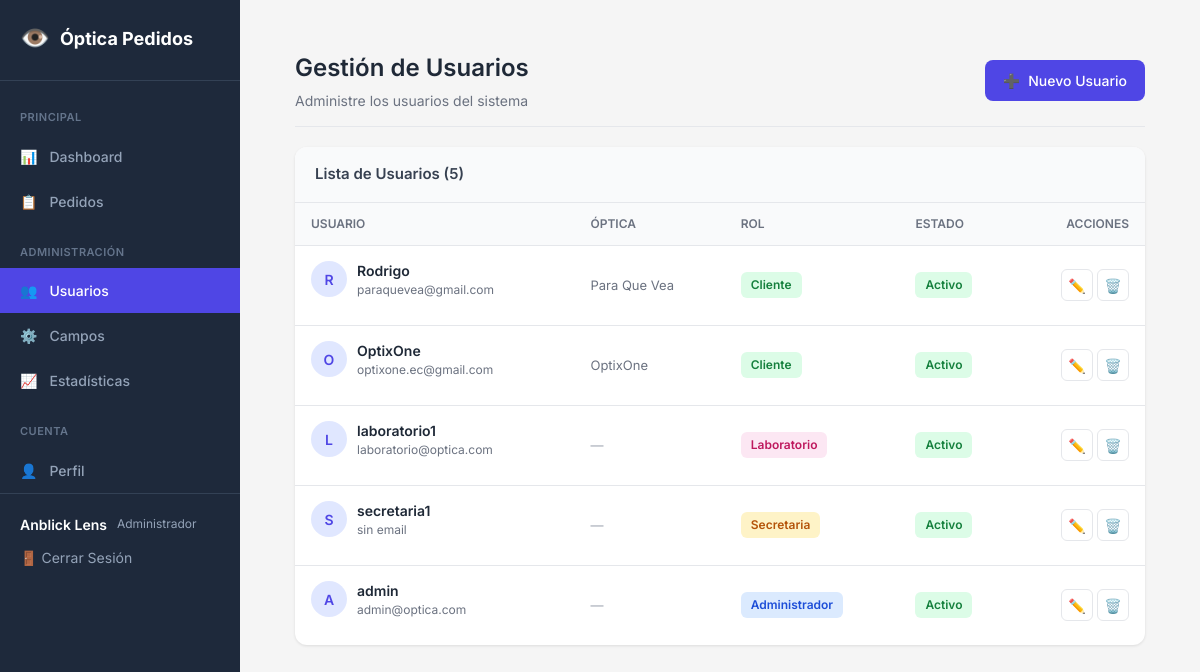
Screenshot of /gestion/usuarios/ (signed in) with the database file from the repository.
### pedidos/models.py (models this page shows, shortened)
class Usuario(AbstractUser):
    rol = models.CharField('Rol', max_length=20, choices=Rol.choices, default=Rol.CLIENTE)
    nombre_optica = models.CharField('Nombre de Óptica', max_length=200, blank=True)
    ciudad_optica = models.CharField('Ciudad', max_length=100, blank=True)
    ruc_optica = models.CharField('RUC', max_length=20, blank=True)
    vendedor_optica = models.CharField('Vendedor', max_length=100, blank=True)
    telefono_optica = models.CharField('Teléfono', max_length=20, blank=True)
    logo = models.ImageField('Logo', upload_to='logos/', blank=True, null=True)
    objects = UsuarioManager()
    class Meta:
        verbose_name = 'Usuario'
        verbose_name_plural = 'Usuarios'
    def es_admin(self):
        return self.rol == Rol.ADMIN

### pedidos/views.py (the view)
# urls.py: path('gestion/usuarios/', views.admin_usuarios, name='admin_usuarios'),
@login_required
def admin_usuarios(request):
    if not request.user.es_admin():
        return redirect('dashboard')
    usuarios = Usuario.objects.all().order_by('-date_joined')
    paginator = Paginator(usuarios, 30)
    page_number = request.GET.get('page')
    page_obj = paginator.get_page(page_number)
    contexto = {'page_obj': page_obj, 'usuarios': page_obj, 'usuario': request.user}
    return render(request, 'pedidos/admin/usuarios.html', contexto)

### templates/pedidos/admin/usuarios.html (shortened to what this page needs)
{% extends 'base.html' %}
{% block content %}
<nav class="sidebar">
    <a href="{% url 'dashboard' %}" class="sidebar-brand">
        <span>👁️</span> Óptica Pedidos
    </a>
    <div class="sidebar-menu">
        <div class="menu-title">Principal</div>
        <a href="{% url 'dashboard' %}" class="menu-link {% if request.path == '/' %}active{% endif %}">
            <span>📊</span> Dashboard
        </a>
        <a href="{% url 'pedido_list' %}" class="menu-link {% if 'pedidos' in request.path and 'nuevo' not in request.path %}active{% endif %}">
            <span>📋</span> Pedidos
        </a>
        {% if usuario.es_admin %}
        <div class="menu-title">Administración</div>
        <a href="{% url 'admin_usuarios' %}" class="menu-link {% if 'usuarios' in request.path %}active{% endif %}">
            <span>👥</span> Usuarios
        </a>
        <a href="{% url 'admin_campos' %}" class="menu-link {% if 'campos' in request.path %}active{% endif %}">
            <span>⚙️</span> Campos
        </a>
        <a href="{% url 'admin_estadisticas' %}" class="menu-link {% if 'estadisticas' in request.path %}active{% endif %}">
            <span>📈</span> Estadísticas
        </a>
        {% endif %}
        <div class="menu-title">Cuenta</div>
        <a href="{% url 'perfil' %}" class="menu-link {% if 'perfil' in request.path %}active{% endif %}">
            <span>👤</span> Perfil
        </a>
    </div>
    <div class="sidebar-footer">
        <div class="user-info">
            <div class="user-name">{{ usuario.get_full_name|default:usuario.username }}</div>
            <div class="user-role">{{ usuario.get_rol_display }}</div>
        </div>
        <a href="{% url 'logout' %}" class="btn-logout">🚪 Cerrar Sesión</a>
    </div>
</nav>
<main class="main">
    <div class="admin-page">
        <div class="admin-header">
            <div>
                <h1 class="admin-title">Gestión de Usuarios</h1>
                <p class="admin-subtitle">Administre los usuarios del sistema</p>
            </div>
            <a href="{% url 'admin_usuario_create' %}" class="btn-new">
                <span>➕</span> Nuevo Usuario
            </a>
        </div>
        <div class="admin-card">
            <div class="admin-card-header">
                <h5 class="admin-card-title">Lista de Usuarios ({{ page_obj.paginator.count }})</h5>
            </div>
            {% if page_obj %}
            <div class="table-container">
                <table class="admin-table">
                    <thead>
                        <tr>
                            <th>Usuario</th>
                            <th>Óptica</th>
                            <th>Rol</th>
                            <th>Estado</th>
                            <th style="text-align: right;">Acciones</th>
                        </tr>
                    </thead>
                    <tbody>
                        {% for usuario in page_obj %}
                        <tr>
                            <td>
                                <div class="user-info">
                                    <div class="user-avatar">{{ usuario.username|slice:":1"|upper }}</div>
                                    <div>
                                        <div class="user-name" style="color: #1f2937 !important;">{{ usuario.username }}</div>
                                        <div class="user-email">{{ usuario.email|default:"sin email" }}</div>
                                    </div>
                                </div>
                            </td>
                            <td>
                                {% if usuario.nombre_optica %}
                                <span class="optica-text">{{ usuario.nombre_optica }}</span>
                                {% else %}
                                <span class="optica-text" style="color: #9ca3af;">—</span>
                                {% endif %}
                            </td>
                            <td>
                                <span class="badge badge-{{ usuario.rol|lower }}">{{ usuario.get_rol_display }}</span>
                            </td>
                            <td>
                                {% if usuario.is_active %}
                                <span class="badge badge-activo">Activo</span>
                                {% else %}
                                <span class="badge badge-inactivo">Inactivo</span>
                                {% endif %}
                            </td>
                            <td style="text-align: right;">
                                <a href="{% url 'admin_usuario_edit' usuario.pk %}" class="btn-action" title="Editar">
                                    ✏️
                                </a>
                                <a href="{% url 'admin_usuario_delete' usuario.pk %}" class="btn-action btn-delete" title="Eliminar">
                                    🗑️
                                </a>
                            </td>
                        </tr>
                        {% endfor %}
                    </tbody>
                </table>
            </div>
            {% else %}
            <div class="empty-state">
                <div class="empty-icon">👥</div>
                <div class="empty-title">No hay usuarios</div>
                <div class="empty-text">Cree el primer usuario del sistema</div>
            </div>
            {% endif %}
        </div>
    </div>
</main>
{% endblock %}

### templates/pedidos/admin/usuarios.html (style rules this page uses)
.admin-page { padding: 20px 25px; }
.admin-header { display: flex; justify-content: space-between; align-items: center; margin-bottom: 20px; padding-bottom: 15px; border-bottom: 1px solid #e5e7eb; }
.admin-title { font-size: 1.5rem; font-weight: 600; color: #1f2937; margin: 0; }
.admin-subtitle { font-size: 0.875rem; color: #6b7280; margin-top: 4px; }
.btn-new { display: inline-flex; align-items: center; gap: 8px; padding: 10px 18px; background: #4f46e5; color: white; border: none; border-radius: 8px; font-weight: 500; font-size: 14px; text-decoration: none; transition: background 0.2s; }
.admin-card { background: white; border-radius: 12px; box-shadow: 0 1px 3px rgba(0,0,0,0.1); overflow: hidden; }
.admin-card-header { display: flex; justify-content: space-between; align-items: center; padding: 16px 20px; border-bottom: 1px solid #e5e7eb; background: #f9fafb; }
.admin-card-title { font-size: 15px; font-weight: 600; color: #374151; margin: 0; }
.table-container { overflow-x: auto; }
.admin-table { width: 100%; border-collapse: collapse; }
.admin-table th { padding: 12px 16px; text-align: left; font-size: 12px; font-weight: 600; color: #6b7280; text-transform: uppercase; background: #f9fafb; border-bottom: 1px solid #e5e7eb; }
.admin-table td { padding: 14px 16px; font-size: 14px; color: #1f2937; border-bottom: 1px solid #e5e7eb; }
.admin-table tr:last-child td { border-bottom: none; }
.user-info { display: flex; align-items: center; gap: 10px; }
.user-avatar { width: 36px; height: 36px; border-radius: 50%; background: #e0e7ff; color: #4f46e5; display: flex; align-items: center; justify-content: center; font-weight: 600; font-size: 14px; }
.user-name { font-weight: 600; color: #1f2937; }
.user-email { font-size: 12px; color: #6b7280; }
.badge { display: inline-flex; align-items: center; padding: 4px 10px; border-radius: 9999px; font-size: 12px; font-weight: 500; }
.badge-admin { background: #dbeafe; color: #1d4ed8; }
.badge-cliente { background: #dcfce7; color: #15803d; }
.badge-secretaria { background: #fef3c7; color: #b45309; }
.badge-laboratorio { background: #fce7f3; color: #be185d; }
.badge-activo { background: #dcfce7; color: #15803d; }
.optica-text { font-size: 13px; color: #6b7280; }
.btn-action { display: inline-flex; align-items: center; justify-content: center; width: 32px; height: 32px; border-radius: 6px; border: 1px solid #e5e7eb; background: white; color: #6b7280; text-decoration: none; transition: all 0.2s; }

### templates/base.html (style rules this page uses)
*, *::before, *::after { margin: 0; padding: 0; box-sizing: border-box; }
html { height: 100%; }
body { font-family: 'Inter', -apple-system, BlinkMacSystemFont, sans-serif; background: #f5f5f5; color: #1f2937; line-height: 1.5; }
.sidebar { width: 240px; background: #1e293b; color: white; padding: 20px 0; position: fixed; height: 100vh; overflow-y: auto; transition: transform 0.3s ease; z-index: 100; }
.sidebar-brand { display: flex; align-items: center; gap: 10px; padding: 0 20px 24px; font-size: 18px; font-weight: 700; color: white; text-decoration: none; border-bottom: 1px solid #334155; margin-bottom: 8px; }
.sidebar-brand span { font-size: 24px; }
.menu-title { padding: 20px 20px 8px; font-size: 11px; font-weight: 600; text-transform: uppercase; letter-spacing: 0.5px; color: #64748b; }
.menu-link { display: flex; align-items: center; gap: 12px; padding: 12px 20px; color: #94a3b8; text-decoration: none; font-size: 14px; font-weight: 500; transition: all 0.2s; }
.menu-link.active { background: #4f46e5; color: white; }
.sidebar-footer { padding: 20px; border-top: 1px solid #334155; }
.sidebar-footer a { color: #94a3b8; text-decoration: none; font-size: 14px; }
.main { flex: 1; margin-left: 240px; padding: 30px; transition: margin-left 0.3s ease; }
.badge { display: inline-flex; padding: 4px 10px; font-size: 12px; font-weight: 600; border-radius: 6px; }
.user-info { margin-bottom: 12px; }
.user-name { font-weight: 600; color: white; font-size: 14px; }
.user-role { font-size: 12px; color: #94a3b8; }
.btn-logout { display: block; color: #94a3b8; text-decoration: none; font-size: 14px; }

### rows the page displays
Usuario: get_full_name "Anblick Lens", rol "Administrador", username "A", username "admin", email "admin@optica.com", is_active "Activo"
Usuario: username "R", username "Rodrigo", email "paraquevea@gmail.com", nombre_optica "Para Que Vea", rol "Cliente", is_active "Activo"
Usuario: username "O", username "OptixOne", email "optixone.ec@gmail.com", nombre_optica "OptixOne", rol "Cliente", is_active "Activo"
Usuario: username "L", username "laboratorio1", email "laboratorio@optica.com", rol "Laboratorio", is_active "Activo"
Usuario: username "S", username "secretaria1", email "sin email", rol "Secretaria", is_active "Activo"

### other values shown
{{ page_obj.paginator.count }} "5"
